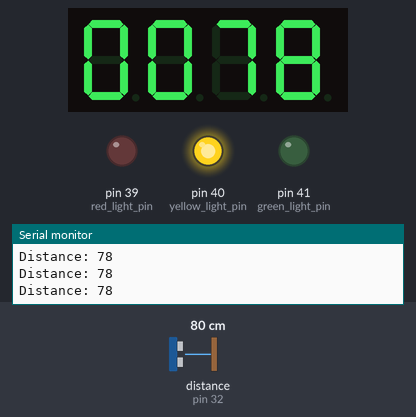
A sketch run on a simulated Arduino Mega 2560, built with avr-gcc and run on an emulated ATmega2560. Shown: 4-digit seven-segment display, output pins drawn as LEDs (lit = HIGH), the last lines printed to the serial monitor. Wiring (inferred from the names in the program): ultrasonic range finder: trigger pin 31; echo pin 32; 4-digit 7-segment display, segments lit when HIGH: segments pin 2, pin 3, pin 4, pin 5, pin 6, pin 7, pin 8, pin 9; digit selects pin 10, pin 11, pin 12, pin 13. The inputs (shaded band) are chosen by the test bench; at power-on: distance to the obstacle (sensor on pin 32) 80 cm. The echo pulse lasts 58.3 µs per cm; the segment pins are drawn as the display they are named for; pins used as bus, display or sensor lines are not drawn.

Above: at 1.8 s.
1.9 s: distance to the obstacle (sensor on pin 32) set to 18 cm
At 4.2 s:
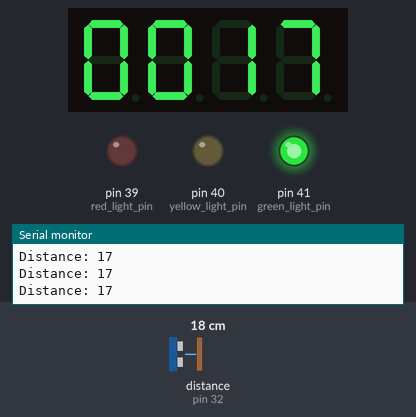
4.5 s: distance to the obstacle (sensor on pin 32) set to 15 cm
At 5.9 s:
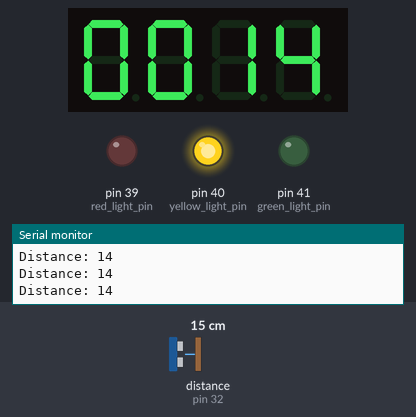
6.2 s: distance to the obstacle (sensor on pin 32) set to 2 cm
At 8.9 s:
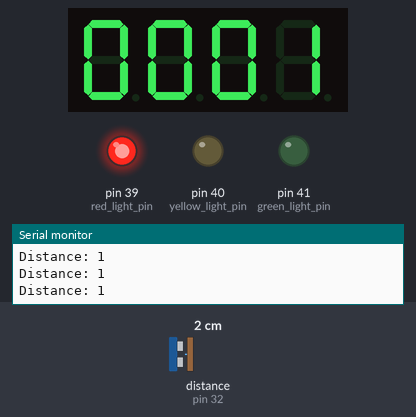
Timing chart, 0 to 10.4 s (numbered marks = the images above; inputs shaded):
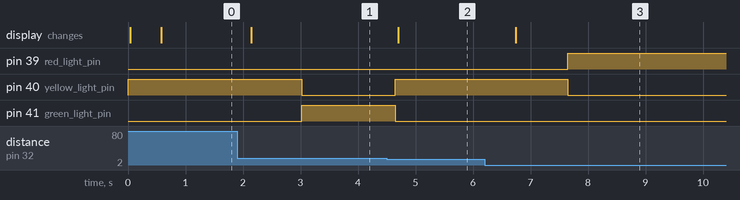

Measured:
- the behaviour switches between 17 and 16 cm on distance to the obstacle (sensor on pin 32) (found by bisection; images 1 and 2)
- after the input at 1.9 s, the display: changes after 0.24 s (image 1)
- after the input at 4.5 s, pin 40 (yellow_light_pin): LOW → HIGH after 0.14 s; pin 41 (green_light_pin): HIGH → LOW after 0.14 s; the display: changes after 0.20 s (image 2)
- after the input at 6.2 s, the display: changes after 0.54 s (image 3)

The sketch:

2560.ino
```cpp
#define trigPin 31
#define echoPin 32
#define green_light_pin 41
#define yellow_light_pin 40
#define red_light_pin 39

unsigned long yellowStartTime = 0;
unsigned long redStartTime = 0;
unsigned long greenStartTime = 0;
bool yellowInProgress = false;
bool redInProgress = false;
bool greenInProgress = false;
unsigned long hc_time = 0;
unsigned long internet = 0;


const int redgreenchangecm = 15;

const int segmentPins[] = {2, 3, 4, 5, 6, 7, 8, 9}; // A, B, C, D, E, F, G, DP
const int digitPins[] = {10, 11, 12, 13}; // Digit control pins (common anodes)

// 4digit 7segment display 숫자
const byte digitToSegment[] = {
  0b00111111, // 0
  0b00000110, // 1
  0b01011011, // 2
  0b01001111, // 3
  0b01100110, // 4
  0b01101101, // 5
  0b01111101, // 6
  0b00000111, // 7
  0b01111111, // 8
  0b01101111  // 9
};

String tram_light = "red";
String car_light = "green";

long duration;
int distance;
int distance_loop = 0;
unsigned long lastUpdateTime = 0;
unsigned long lightChangeTime = 0;
unsigned long yellow_lightChangeTime = 0;
unsigned long displayUpdateTime = 0;
const unsigned long lightInterval = 500; // Time interval for light changes
const unsigned long displayInterval = 5; // Time interval for refreshing display

bool displayOn = true;
int displayNumber = 0;

// 4digit 7segment display 초기화
void DISP_SETUP() {
  for (int i = 0; i < 8; i++) {
    pinMode(segmentPins[i], OUTPUT);
  }
  for (int i = 0; i < 4; i++) {
    pinMode(digitPins[i], OUTPUT);
  }
}

// 초음파 센서 초기화
void HC_SR04_SETUP() {
  pinMode(trigPin, OUTPUT);
  pinMode(echoPin, INPUT);
}

// LED 초기화
void light_setup() {
  pinMode(green_light_pin, OUTPUT);
  pinMode(yellow_light_pin, OUTPUT);
  pinMode(red_light_pin, OUTPUT);
}

// 초기설정
void setup() {
  Serial.begin(9600);
  Serial1.begin(9600);
  HC_SR04_SETUP();
  light_setup();
  DISP_SETUP();
  greenInProgress = true;
  yellowInProgress = false;
  redInProgress = false;
  tram_light = "red";
  car_light = "green";
  print_green_light();

}

// 4digit 7segment display 표시.
// 각 digit별로 아주 짧게 표시를 하여 사람의 눈에는 모두 동시에 불 들어온 것 처럼 보이게 됩니다.
void DISP_PRINT(int number) {
  int digits[4] = {0, 0, 0, 0};
  digits[3] = number % 10;
  digits[2] = (number / 10) % 10;
  digits[1] = (number / 100) % 10;
  digits[0] = (number / 1000) % 10;

  unsigned long currentTime = millis();
  if (currentTime - displayUpdateTime >= displayInterval) {
    displayUpdateTime = currentTime;

    for (int i = 0; i < 4; i++) {
      digitalWrite(digitPins[i], LOW);

      for (int j = 0; j < 8; j++) {
        bool isOn = digitToSegment[digits[i]] & (1 << j);
        digitalWrite(segmentPins[j], isOn ? HIGH : LOW);
      }

      delay(5); // Short delay to stabilize the display
      digitalWrite(digitPins[i], HIGH);
    }
  }
}

// 초음파 센서로 거리 측정해서 숫자형식으로 반환
int HC_SR04_LOOP() {
  digitalWrite(trigPin, LOW);
  delayMicroseconds(2);
  digitalWrite(trigPin, HIGH);
  delayMicroseconds(10);
  digitalWrite(trigPin, LOW);

  duration = pulseIn(echoPin, HIGH);
  distance = duration * 0.034 / 2;
  Serial.print("Distance: ");
  Serial.println(distance);
  return distance;
}

// 초록불 LED 출력
void print_green_light() {
  digitalWrite(green_light_pin, HIGH);
  digitalWrite(yellow_light_pin, LOW);
  digitalWrite(red_light_pin, LOW);
}

// 노란불 LED 출력
void print_yellow_light() {
  digitalWrite(green_light_pin, LOW);
  digitalWrite(yellow_light_pin, HIGH);
  digitalWrite(red_light_pin, LOW);
}

// 빨간불 LED 출력
void print_red_light() {
  digitalWrite(green_light_pin, LOW);
  digitalWrite(yellow_light_pin, LOW);
  digitalWrite(red_light_pin, HIGH);
}

// 반복문.
void loop() {
  unsigned long currentTime = millis(); // Get the current time

  // Read distance every 500ms
  if (currentTime - hc_time >= 500) {
    distance_loop = HC_SR04_LOOP();
    hc_time = currentTime;
  }
  DISP_PRINT(distance_loop);


  // 차량불 초록불일때, 거리가 15cm 이내로 들어오면 노란불로
  if (greenInProgress && distance_loop <= 15) {
    greenInProgress = false;
    yellowInProgress = true;
    redInProgress = false;
    tram_light = "red";
    car_light = "yellow";
    print_yellow_light();
    yellowStartTime = currentTime;
  }
  // 노란불 상태에서 3초 이후 차량 빨간불
  if (yellowInProgress &&  currentTime - yellowStartTime >= 3000) {
    greenInProgress = false;
    yellowInProgress = false;
    redInProgress = true;
    tram_light = "green";
    car_light = "red";
    print_red_light();
  }
  // 차량 빨간불 상태에서 거리가 15cm 밖으로 나가면 차량 초록불로
  if (redInProgress && distance_loop > 15) {
    greenInProgress = true;
    yellowInProgress = false;
    redInProgress = false;
    tram_light = "red";
    car_light = "green";
    print_green_light();
  }

  // 2초마다 한번씩 인터넷에 전송
  if (currentTime - internet >= 2000) {
  Serial1.println("1:" + String(distance_loop) + ":" + tram_light + " 2:-1:" + car_light);
  internet = currentTime;
  }
}
```
